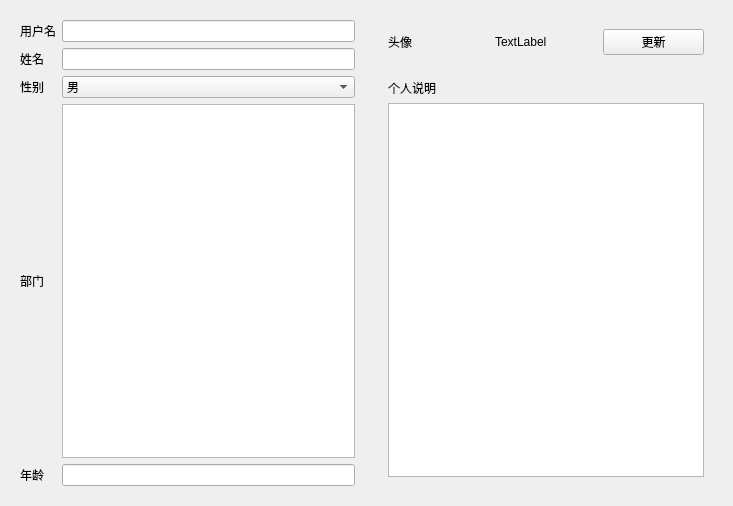
<?xml version="1.0" encoding="UTF-8"?>
<ui version="4.0">
 <class>BaseInfo</class>
 <widget class="QWidget" name="BaseInfo">
  <property name="geometry">
   <rect>
    <x>0</x>
    <y>0</y>
    <width>733</width>
    <height>506</height>
   </rect>
  </property>
  <property name="windowTitle">
   <string>BaseInfo</string>
  </property>
  <layout class="QHBoxLayout" name="horizontalLayout">
   <item>
    <widget class="QWidget" name="widget" native="true">
     <layout class="QGridLayout" name="gridLayout">
      <item row="4" column="0">
       <widget class="QLabel" name="label_4">
        <property name="text">
         <string>年龄</string>
        </property>
       </widget>
      </item>
      <item row="1" column="0">
       <widget class="QLabel" name="label_2">
        <property name="text">
         <string>姓名</string>
        </property>
       </widget>
      </item>
      <item row="3" column="0">
       <widget class="QLabel" name="label_3">
        <property name="text">
         <string>部门</string>
        </property>
       </widget>
      </item>
      <item row="4" column="1">
       <widget class="QLineEdit" name="lineEdit_3"/>
      </item>
      <item row="0" column="0">
       <widget class="QLabel" name="label">
        <property name="text">
         <string>用户名</string>
        </property>
       </widget>
      </item>
      <item row="0" column="1">
       <widget class="QLineEdit" name="lineEdit"/>
      </item>
      <item row="3" column="1">
       <widget class="QTextEdit" name="textEdit"/>
      </item>
      <item row="1" column="1">
       <widget class="QLineEdit" name="lineEdit_2"/>
      </item>
      <item row="2" column="0">
       <widget class="QLabel" name="label_8">
        <property name="text">
         <string>性别</string>
        </property>
       </widget>
      </item>
      <item row="2" column="1">
       <widget class="QComboBox" name="comboBox">
        <item>
         <property name="text">
          <string>男</string>
         </property>
        </item>
        <item>
         <property name="text">
          <string>女</string>
         </property>
        </item>
       </widget>
      </item>
     </layout>
    </widget>
   </item>
   <item>
    <widget class="QWidget" name="widget_2" native="true">
     <layout class="QVBoxLayout" name="verticalLayout">
      <item>
       <widget class="QWidget" name="widget_3" native="true">
        <layout class="QHBoxLayout" name="horizontalLayout_2">
         <item>
          <widget class="QLabel" name="label_5">
           <property name="text">
            <string>头像</string>
           </property>
          </widget>
         </item>
         <item>
          <widget class="QLabel" name="label_6">
           <property name="text">
            <string>TextLabel</string>
           </property>
          </widget>
         </item>
         <item>
          <widget class="QPushButton" name="pushButton">
           <property name="text">
            <string>更新</string>
           </property>
          </widget>
         </item>
        </layout>
       </widget>
      </item>
      <item>
       <widget class="QWidget" name="widget_4" native="true">
        <layout class="QVBoxLayout" name="verticalLayout_2">
         <item>
          <widget class="QLabel" name="label_7">
           <property name="text">
            <string>个人说明</string>
           </property>
          </widget>
         </item>
         <item>
          <widget class="QTextEdit" name="textEdit_2"/>
         </item>
        </layout>
       </widget>
      </item>
     </layout>
    </widget>
   </item>
  </layout>
 </widget>
 <resources/>
 <connections/>
</ui>
